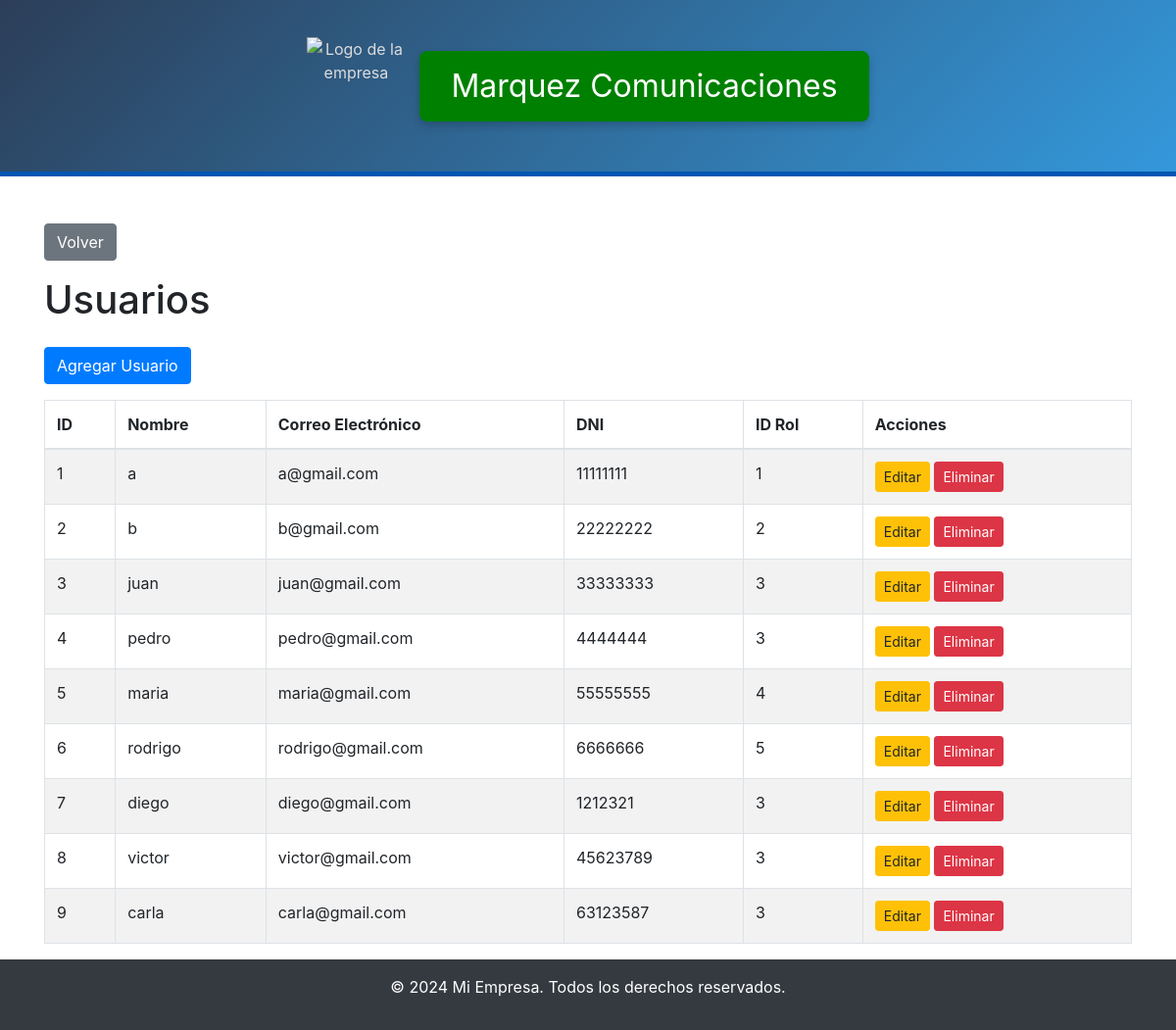
The app's page /administrador/usuario/index.php with its own data.
### tables this page shows
CREATE TABLE `usuario` (
  `id_usuario` int(11) NOT NULL,
  `nombre` varchar(255) NOT NULL,
  `contraseña` varchar(255) NOT NULL,
  `correo_electronico` varchar(255) DEFAULT NULL,
  `dni` varchar(20) DEFAULT NULL,
  `id_roles` int(11) NOT NULL
);

### administrador/usuario/index.php (the view, shortened to what this page needs)
<?php
include '../../base_datos/db.php';
$query = "SELECT * FROM usuario";
$result = mysqli_query($conn, $query);
?>
<?php include('../../includes/header.php'); ?>
<div class="container mt-5">
    <a href="../administrador.php" class="btn btn-secondary mb-3">Volver</a>
    <h1 class="mb-4">Usuarios</h1>
    <a href="create.php" class="btn btn-primary mb-3">Agregar Usuario</a>
    <table class="table table-striped table-bordered">
        <thead>
            <tr>
                <th>ID</th>
                <th>Nombre</th>
                <th>Correo Electrónico</th>
                <th>DNI</th>
                <th>ID Rol</th>
                <th>Acciones</th>
            </tr>
        </thead>
        <tbody>
            <?php while ($row = mysqli_fetch_assoc($result)) { ?>
            <tr>
                <td><?php echo htmlspecialchars($row['id_usuario']); ?></td>
                <td><?php echo htmlspecialchars($row['nombre']); ?></td>
                <td><?php echo htmlspecialchars($row['correo_electronico']); ?></td>
                <td><?php echo htmlspecialchars($row['dni']); ?></td>
                <td><?php echo htmlspecialchars($row['id_roles']); ?></td>
                <td>
                    <a href="edit.php?id_usuario=<?php echo htmlspecialchars($row['id_usuario']); ?>" class="btn btn-warning btn-sm">Editar</a>
                    <a href="delete.php?id_usuario=<?php echo htmlspecialchars($row['id_usuario']); ?>" class="btn btn-danger btn-sm">Eliminar</a>
                </td>
            </tr>
            <?php } ?>
        </tbody>
    </table>
</div>
<?php include('../../includes/footer.php'); ?>

### includes/header.php (style rules this page uses)
body { padding-top: 180px; }

### records on screen
usuario: id_usuario "1", nombre "a", correo_electronico "a@gmail.com", dni "11111111", id_roles "1"
usuario: id_usuario "2", nombre "b", correo_electronico "b@gmail.com", dni "22222222", id_roles "2"
usuario: id_usuario "3", nombre "juan", correo_electronico "juan@gmail.com", dni "33333333", id_roles "3"
usuario: id_usuario "4", nombre "pedro", correo_electronico "pedro@gmail.com", dni "4444444", id_roles "3"
usuario: id_usuario "5", nombre "maria", correo_electronico "maria@gmail.com", dni "55555555", id_roles "4"
usuario: id_usuario "6", nombre "rodrigo", correo_electronico "rodrigo@gmail.com", dni "6666666", id_roles "5"
usuario: id_usuario "7", nombre "diego", correo_electronico "diego@gmail.com", dni "1212321", id_roles "3"
usuario: id_usuario "8", nombre "victor", correo_electronico "victor@gmail.com", dni "45623789", id_roles "3"
usuario: id_usuario "9", nombre "carla", correo_electronico "carla@gmail.com", dni "63123587", id_roles "3"
